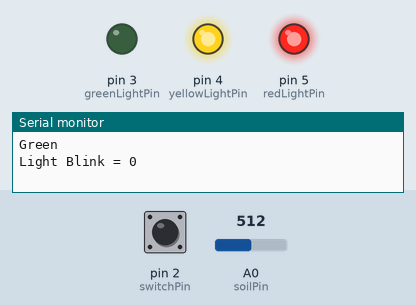
Simulated run of this sketch. Board: Arduino Uno, built with avr-gcc and run on an emulated ATmega328P. Shown: output pins drawn as LEDs (lit = HIGH), the last lines printed to the serial monitor. The test bench sets the inputs (shaded band); at power-on: A0 (soilPin) = 512, pin 2 (switchPin) HIGH. Pins used as bus, display or sensor lines are not drawn.

Above: at 1.8 s.
1.9 s: A0 (soilPin) set to 793
3.4 s: A0 (soilPin) set to 813
At 4.8 s:
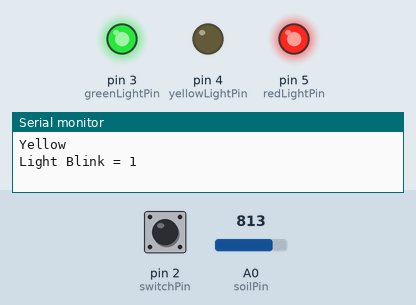
5.7 s: pin 2 (switchPin) pulled LOW for 1.25 s
At 6.6 s:
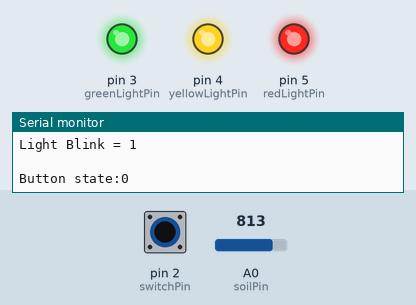
8.7 s: A0 (soilPin) set to 122
At 9.8 s:
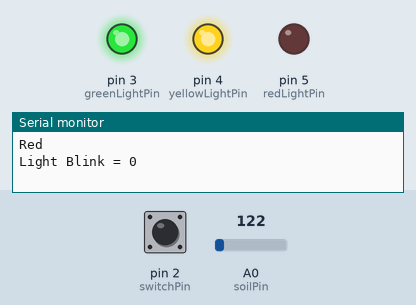
10.8 s: A0 (soilPin) set to 285
12.6 s: A0 (soilPin) set to 319
At 13.8 s:
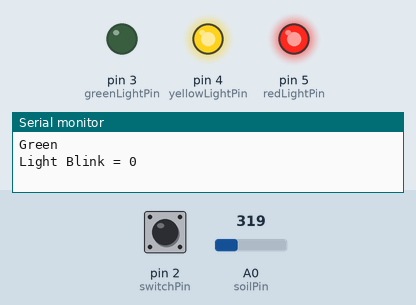
Timing chart, 0 to 15.6 s (numbered marks = the images above; inputs shaded):
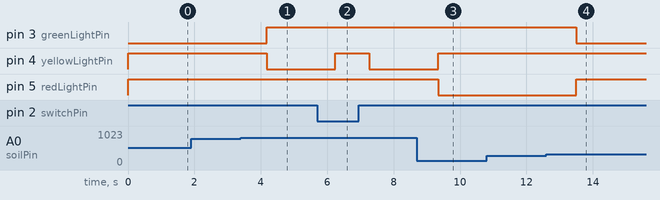

Measured:
- the behaviour switches between 800 and 801 on A0 (soilPin) (found by bisection; images 0 and 1)
- the behaviour switches between 300 and 301 on A0 (soilPin) (found by bisection; images 3 and 4)
- after the input at 3.4 s, pin 3 (greenLightPin): LOW → HIGH after 0.78 s; pin 4 (yellowLightPin): HIGH → LOW after 0.78 s
- after the input at 5.7 s, pin 4 (yellowLightPin): LOW → HIGH after 0.55 s, → LOW 1.0 s later
- after the input at 8.7 s, pin 4 (yellowLightPin): LOW → HIGH after 0.64 s; pin 5 (redLightPin): HIGH → LOW after 0.64 s
- after the input at 12.6 s, pin 3 (greenLightPin): HIGH → LOW after 0.90 s; pin 5 (redLightPin): LOW → HIGH after 0.90 s

The sketch:

soil_moisture_traffic_light_v2.ino
```cpp
/*  Soil Moisture Traffic Light
    This sketch was written starting from examples from SparkFun Electronics and the Arduino Projects Book.
    Loni Stark
    July 1, 2023

    Checks soil moisture levels and alerts plant parent with possible 5 values:
    - too dry: red solid light
    - dry warning: red blink light
    - green: plant is at right moisture
    - wet warning: yellow blinking light
    - too wet: yellow solid light

*/

int val = 0;              //value for storing moisture value
int soilPin = A0;         //Declare a variable for the soil moisture sensor
int soilPower = 7;        //Variable for Soil moisture Power
int lightColor = 1;       //Variable for light color: RED = 0, YELLOW = 1, GREEN = 2;
int blink= 0;             // Variable for if light will blink. blink = 1, no blink = 0
int switchState = 0;
int redLightPin = 5;      //Variable for output pin for red light
int yellowLightPin = 4;   //Variable for output pin for red light
int greenLightPin = 3;    //Variable for output pin for red light
int switchPin= 2;

const int TOO_DRY = 200; //value equal or below is considered too dry
const int WARN_DRY = 300; //value less than or above TOO_DRY is considered a dry warning
const int WARN_WET = 800; //value greater than or below TOO_WET is considered a wet warning
const int TOO_WET = 900; //value equal or greater than is considered too wet.
const int RED = 0;
const int GREEN = 1;
const int YELLOW = 2;
const int ERROR = -1;


//Rather than powering the sensor through the 3.3V or 5V pins, the digital pin 7 will
//be used to power hte sensor. This will prevent corrosion of the sensor as it is in soil.
//The 3.3V power output will be used to power the red, yellow and green lights.

void setup()
{

  Serial.begin(9600);   // open serial over USB
  pinMode(redLightPin, OUTPUT);
  pinMode(yellowLightPin, OUTPUT);
  pinMode(greenLightPin, OUTPUT);
  pinMode(switchPin, INPUT);
  pinMode(soilPower, OUTPUT);//Set D7 as an OUTPUT
  digitalWrite(soilPower, LOW);//Set to LOW so no power is flowing through the sensor
}

void loop()
{

switchState = digitalRead(switchPin);
Serial.print("Button state:");
Serial.println(switchState);
if (switchState == LOW){
  //if switch is not pressed, set the lights off
  digitalWrite(greenLightPin, HIGH);
  digitalWrite(redLightPin, HIGH);
  digitalWrite(yellowLightPin, HIGH);
}
else
{
 //if switch is not pressed, then check for moisture before setting right light

  Serial.println("===SOIL CONDITION====");

  Serial.print("Soil Moisture = ");
  //get soil moisture value from the function below and print it
  Serial.println(readSoil());

  Serial.print("Light Color = ");
  //set color indicator state for soil moisture.
  Serial.println(setLightColor());

  if (lightColor == RED){
   digitalWrite(greenLightPin, HIGH);
   digitalWrite(redLightPin, LOW);
   digitalWrite(yellowLightPin, HIGH);
   Serial.println("Red");
    }
  else if (lightColor==GREEN){
    digitalWrite(greenLightPin, LOW);
    digitalWrite(redLightPin, HIGH);
    digitalWrite(yellowLightPin, HIGH);
    Serial.println("Green");
  }
  else if (lightColor==YELLOW){
    digitalWrite(greenLightPin, HIGH);
    digitalWrite(redLightPin, HIGH);
    digitalWrite(yellowLightPin, LOW);
    Serial.println("Yellow");
  }

  Serial.print("Light Blink = ");
  //set blink indicator state for soil moisture.
  Serial.println(setLightBlink());

Serial.println(" ");

}

//This 2 second timefrme is used so you can test the state of the switch to determine if a read is needed.
delay(1000);//take a reading every second

}
//This is a function used to get the soil moisture content
int readSoil()
{

    digitalWrite(soilPower, HIGH);//turn D7 "On"
    delay(10);//wait 10 milliseconds
    val = analogRead(soilPin);//Read the SIG value form sensor
    digitalWrite(soilPower, LOW);//turn D7 "Off"
    return val;//send current moisture value
}

int setLightBlink () {
  //function to set the light color based on soilPin value
   if (val <= TOO_DRY){
      blink = 0;
   }
    else if (val <= WARN_DRY){
      blink = 1;
    }

    else if (val <= WARN_WET){
      blink = 0;
    }

    else if (val > WARN_WET){
      blink = 1;
    }

    else if (val > TOO_WET){
      blink = 0;
    }

    else{
      blink = ERROR;
    }


    return blink;
}

int setLightColor () {
  //function to set the light color based on soilPin value
   if (val <= TOO_DRY){
      lightColor = RED;
   }
    else if (val <= WARN_DRY){
      lightColor = RED;
    }

    else if (val <= WARN_WET){
      lightColor = GREEN;
    }

    else if (val > WARN_WET){
      lightColor = YELLOW;
    }

    else if (val > TOO_WET){
      lightColor = YELLOW;
    }

    else {
      lightColor = ERROR;
    }
    return lightColor;
}
```
